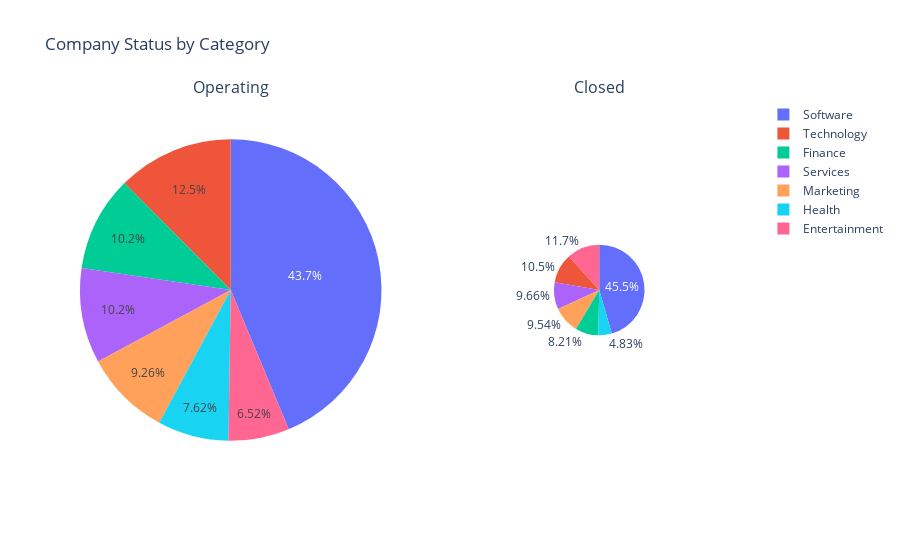

This figure's notebook cell:
### Code cell
#multiple plot with comparitive sizes"

labels = ["Finance", "Software", "Technology", "Services", "Marketing", "Health", "Entertainment"]

fig = make_subplots(1, 2, specs=[[{'type':'domain'}, {'type':'domain'}]],
                    subplot_titles=['Operating', 'Closed'])
fig.add_trace(go.Pie(labels=labels, values=[ofc, osc, otc, osec, omc, ohc, oec], scalegroup='one',
                     name="Operating"), 1, 1)
fig.add_trace(go.Pie(labels=labels, values=[cfc, csc, ctc, csec, cmc, chc, cec], scalegroup='one',
                     name="Acquired"), 1, 2)

fig.update_layout(title_text='Company Status by Category')
fig.show()

### Figure 1 — Plotly figure (JSON) as saved in the notebook; plotly's stock layout.template omitted (floating-point values rounded to 4 significant figures)
{"data": [{"domain": {"x": [0, 0.45], "y": [0, 1]}, "labels": ["Finance", "Software", "Technology", "Services", "Marketing", "Health", "Entertainment"], "name": "Operating", "scalegroup": "one", "type": "pie", "values": [937, 4008, 1142, 935, 849, 699, 598]}, {"domain": {"x": [0.55, 1], "y": [0, 1]}, "labels": ["Finance", "Software", "Technology", "Services", "Marketing", "Health", "Entertainment"], "name": "Acquired", "scalegroup": "one", "type": "pie", "values": [68, 377, 87, 80, 79, 40, 97]}], "layout": {"annotations": [{"font": {"size": 16}, "showarrow": false, "text": "Operating", "x": 0.225, "xanchor": "center", "xref": "paper", "y": 1, "yanchor": "bottom", "yref": "paper"}, {"font": {"size": 16}, "showarrow": false, "text": "Closed", "x": 0.775, "xanchor": "center", "xref": "paper", "y": 1, "yanchor": "bottom", "yref": "paper"}], "title": {"text": "Company Status by Category"}}}
